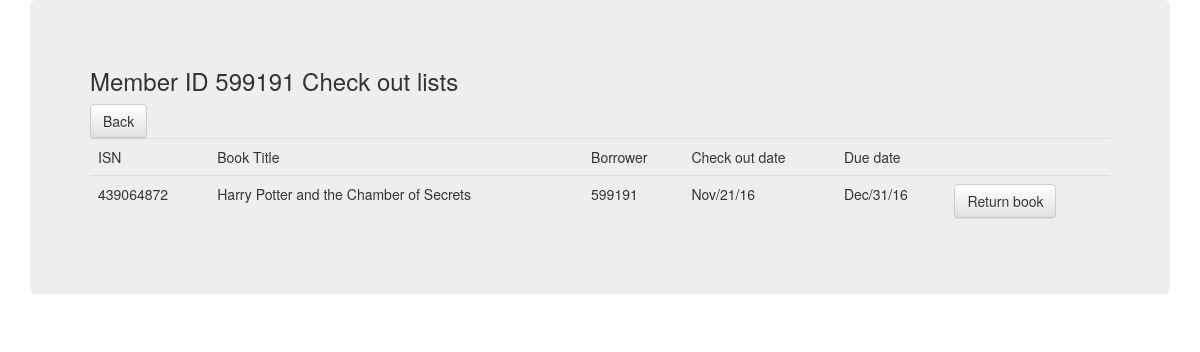
Page /mingyuanDB/searchcheckout.php?member_id=599191 on the committed database.
### tables this page shows
CREATE TABLE `check_outs` (
  `serial_number` int(11) NOT NULL,
  `member_id` int(11) NOT NULL,
  `check_out_date` varchar(40) NOT NULL,
  `due_date` varchar(40) NOT NULL
);

CREATE TABLE `book` (
  `book_id` int(11) NOT NULL,
  `Author_id` int(11) NOT NULL,
  `publisher_id` int(11) NOT NULL,
  `subject_id` int(100) NOT NULL,
  `title` varchar(100) NOT NULL,
  `year` int(11) NOT NULL
);

### mingyuanDB/searchcheckout.php (the view, shortened to what this page needs)
<!DOCTYPE html PUBLIC "-//W3C//DTD XHTML 1.0 Transitional//EN" "http://www.w3.org/TR/xhtml1/DTD/xhtml1-transitional.dtd">
<html xmlns="http://www.w3.org/1999/xhtml">
<head>
    <link rel="stylesheet" href="https://maxcdn.bootstrapcdn.com/bootstrap/3.3.6/css/bootstrap.min.css" />
    <link rel="stylesheet" href="https://maxcdn.bootstrapcdn.com/bootstrap/3.3.6/css/bootstrap-theme.min.css" />
</head>
<div class="container">
    <div class="jumbotron">
        <?php
require 'database/connect.php';
$member_id = $_REQUEST['member_id'];
$sql = "select * from check_outs,copy,book where book.book_id = copy.book_id and copy.serial_number = check_outs.serial_number and member_id = '$member_id'";
$result = mysqli_query($conn,$sql);
echo "<h3>Member ID ".$member_id." Check out lists</h3>";
echo "<a href='employeeIndex.php'><button class='btn btn-default'>Back</button></a>";
if (mysqli_num_rows($result) == 0){
    echo "<p>No checkouts</p>";
    mysqli_free_result($result);
    mysqli_close($conn);
}
else{
    echo "<table class='table'>";
    echo        "<tr><td>ISN</td><td>Book Title</td><td>Borrower</td><td>Check out date</td><td>Due date</td><td></td></tr>";
    while($row = $result->fetch_assoc()) {
		echo "<form action='returnbook.php' method='post'><input type='text' name='serial_number' style='display:none;' value=".$row["serial_number"]." />";
        echo "<tr><td>" .
        $row["book_id"]. " </td><td> " .
        $row["title"]. "</td><td>".
        $row["member_id"]. "</td><td>".
        $row["check_out_date"]. "</td><td>" .
        $row["due_date"].  "</td><td>".
        "<button type='submit' class='btn btn-default'>Return book</button>"."</td><tr>";
		echo "</form>";
    }
    echo  "</table>";
}
        ?>
    </div>
</div>
</html>

### rows in the picture
check_outs: book.book_id "439064872", book.title "Harry Potter and the Chamber of Secrets", member "599191", check_out_date "Nov/21/16", due_date "Dec/31/16"

### other values in the picture
$member_id "599191"
